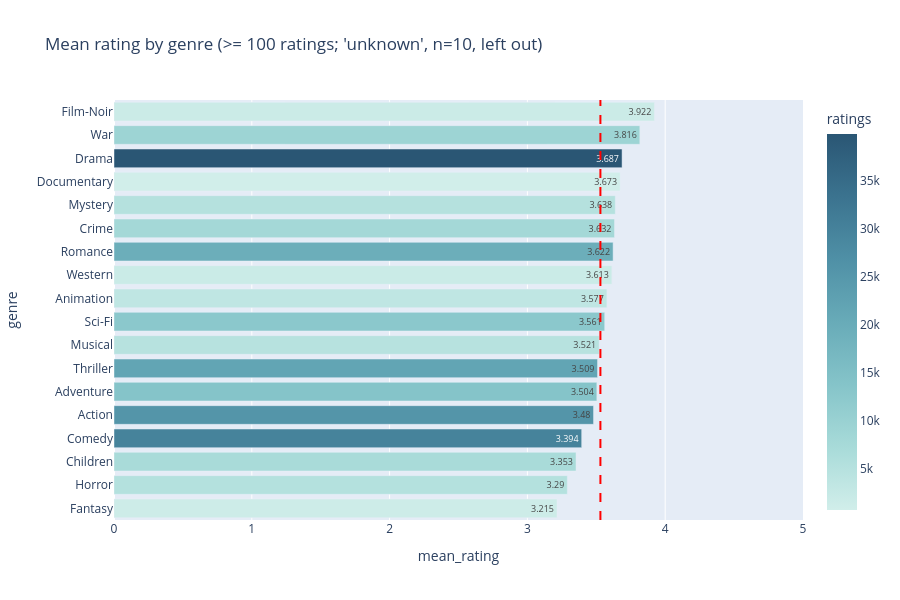

Here is the notebook cell this chart was saved with:
### Code cell
plot = q2[q2["enough_data"]].reset_index()
fig = px.bar(plot, 
             x="mean_rating", 
             y="genre",
             text="mean_rating",
             hover_data=["ratings", "movies"], 
             color="ratings", 
             color_continuous_scale="Teal",
             title="Mean rating by genre (>= 100 ratings; 'unknown', n=10, left out)")
fig.update_yaxes(categoryorder="total ascending")
fig.update_xaxes(range=[0, 5])
fig.add_vline(x=df["rating"].mean(), line_dash="dash", line_color="red")
fig.update_layout(height=600)
fig.show()

### Figure 1 — Plotly figure (JSON) as saved in the notebook; plotly's stock layout.template omitted (floating-point values rounded to 4 significant figures)
{"data": [{"customdata": [[1733, 24], [9398, 71], [39895, 725], [758, 50], [5245, 61], [8055, 109], [19461, 247], [1854, 27], [3605, 42], [12730, 101], [4954, 56], [21872, 251], [13753, 135], [25589, 251], [29832, 505], [7182, 122], [5317, 92], [1352, 22]], "hovertemplate": "mean_rating=%{text}<br>genre=%{y}<br>ratings=%{marker.color}<br>movies=%{customdata[1]}<extra></extra>", "legendgroup": "", "marker": {"color": [1733, 9398, 39895, 758, 5245, 8055, 19461, 1854, 3605, 12730, 4954, 21872, 13753, 25589, 29832, 7182, 5317, 1352], "coloraxis": "coloraxis", "pattern": {"shape": ""}}, "name": "", "orientation": "h", "showlegend": false, "text": [3.922, 3.816, 3.687, 3.673, 3.638, 3.632, 3.622, 3.613, 3.577, 3.561, 3.521, 3.509, 3.504, 3.48, 3.394, 3.353, 3.29, 3.215], "textposition": "auto", "type": "bar", "x": [3.922, 3.816, 3.687, 3.673, 3.638, 3.632, 3.622, 3.613, 3.577, 3.561, 3.521, 3.509, 3.504, 3.48, 3.394, 3.353, 3.29, 3.215], "xaxis": "x", "y": ["Film-Noir", "War", "Drama", "Documentary", "Mystery", "Crime", "Romance", "Western", "Animation", "Sci-Fi", "Musical", "Thriller", "Adventure", "Action", "Comedy", "Children", "Horror", "Fantasy"], "yaxis": "y"}], "layout": {"barmode": "relative", "coloraxis": {"autocolorscale": false, "colorbar": {"title": {"text": "ratings"}}, "colorscale": [[0, "rgb(209, 238, 234)"], [0.1667, "rgb(168, 219, 217)"], [0.3333, "rgb(133, 196, 201)"], [0.5, "rgb(104, 171, 184)"], [0.6667, "rgb(79, 144, 166)"], [0.8333, "rgb(59, 115, 143)"], [1, "rgb(42, 86, 116)"]]}, "height": 600, "legend": {"tracegroupgap": 0}, "shapes": [{"line": {"color": "red", "dash": "dash"}, "type": "line", "x0": 3.53, "x1": 3.53, "xref": "x", "y0": 0, "y1": 1, "yref": "y domain"}], "title": {"text": "Mean rating by genre (>= 100 ratings; 'unknown', n=10, left out)"}, "xaxis": {"anchor": "y", "domain": [0, 1], "range": [0, 5], "title": {"text": "mean_rating"}}, "yaxis": {"anchor": "x", "categoryorder": "total ascending", "domain": [0, 1], "title": {"text": "genre"}}}}
